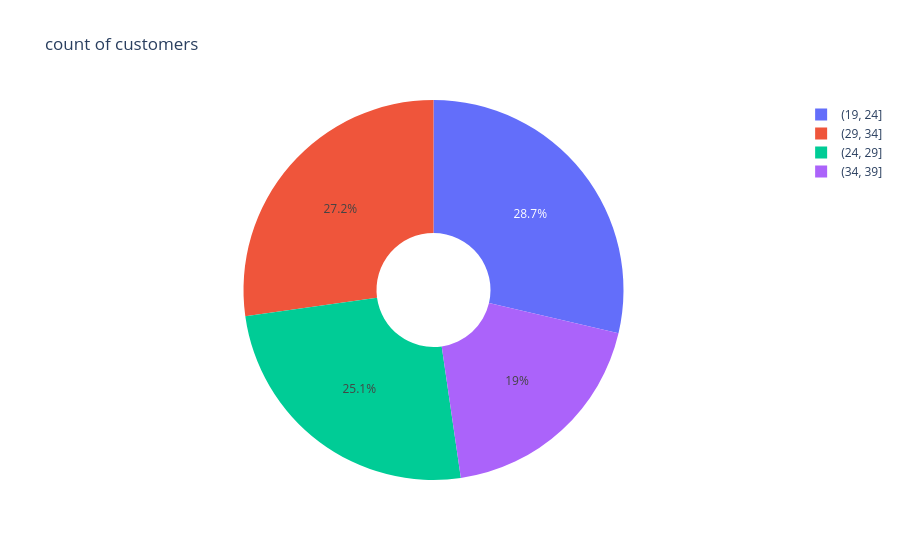

The cell this chart's notebook holds for it:
### Code cell
fig = px.pie(data_frame=q3,names='Age_Range',values='count',title='count of customers',hole=0.3)
fig.show()

### Figure 1 — Plotly figure (JSON) as saved in the notebook; plotly's stock layout.template omitted (floating-point values rounded to 4 significant figures)
{"data": [{"domain": {"x": [0, 1], "y": [0, 1]}, "hole": 0.3, "hovertemplate": "Age_Range=%{label}<br>count=%{value}<extra></extra>", "labels": ["(19, 24]", "(29, 34]", "(24, 29]", "(34, 39]"], "legendgroup": "", "name": "", "showlegend": true, "type": "pie", "values": [137, 130, 120, 91]}], "layout": {"legend": {"tracegroupgap": 0}, "title": {"text": "count of customers"}}}
